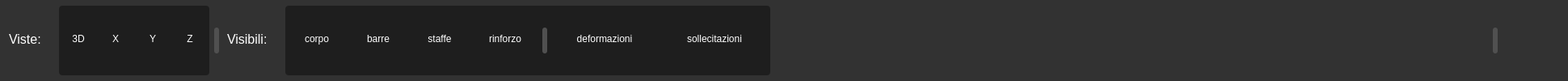
           <widget class="QFrame" name="frame_19">
            <property name="styleSheet">
             <string notr="true">background-color: rgb(50,50,50);
border-bottom: none; /* opzionale se vuoi solo il bordo in basso */
border-top-left-radius: 4px;
border-top-right-radius: 4px;
</string>
            </property>
            <property name="frameShape">
             <enum>QFrame::StyledPanel</enum>
            </property>
            <property name="frameShadow">
             <enum>QFrame::Raised</enum>
            </property>
            <layout class="QHBoxLayout" name="horizontalLayout_35">
             <property name="leftMargin">
              <number>7</number>
             </property>
             <property name="topMargin">
              <number>7</number>
             </property>
             <property name="rightMargin">
              <number>7</number>
             </property>
             <property name="bottomMargin">
              <number>7</number>
             </property>
             <item>
              <widget class="QLabel" name="label_233">
               <property name="minimumSize">
                <size>
                 <width>60</width>
                 <height>32</height>
                </size>
               </property>
               <property name="maximumSize">
                <size>
                 <width>60</width>
                 <height>16777215</height>
                </size>
               </property>
               <property name="font">
                <font>
                 <family>Segoe UI</family>
                 <pointsize>12</pointsize>
                 <weight>50</weight>
                 <italic>false</italic>
                 <bold>false</bold>
                </font>
               </property>
               <property name="layoutDirection">
                <enum>Qt::LeftToRight</enum>
               </property>
               <property name="styleSheet">
                <string notr="true">font:400 12pt &quot;Segoe UI&quot;;
color: rgb(255,255,255);
padding-bottom: 4px;</string>
               </property>
               <property name="text">
                <string>Viste:</string>
               </property>
               <property name="alignment">
                <set>Qt::AlignLeading|Qt::AlignLeft|Qt::AlignVCenter</set>
               </property>
              </widget>
             </item>
             <item>
              <widget class="QWidget" name="widget_18" native="true">
               <property name="styleSheet">
                <string notr="true">background-color: rgb(30,30,30);
border-radius: 4px</string>
               </property>
               <layout class="QHBoxLayout" name="horizontalLayout_26">
                <property name="leftMargin">
                 <number>4</number>
                </property>
                <property name="topMargin">
                 <number>4</number>
                </property>
                <property name="rightMargin">
                 <number>4</number>
                </property>
                <property name="bottomMargin">
                 <number>4</number>
                </property>
                <item>
                 <widget class="QPushButton" name="btn_beam_3d">
                  <property name="sizePolicy">
                   <sizepolicy hsizetype="Fixed" vsizetype="Fixed">
                    <horstretch>0</horstretch>
                    <verstretch>0</verstretch>
                   </sizepolicy>
                  </property>
                  <property name="minimumSize">
                   <size>
                    <width>40</width>
                    <height>32</height>
                   </size>
                  </property>
                  <property name="maximumSize">
                   <size>
                    <width>40</width>
                    <height>32</height>
                   </size>
                  </property>
                  <property name="styleSheet">
                   <string notr="true">QPushButton{
    font:400 12pt &quot;Segoe UI&quot;;
    color: rgb(255,255,255);
	padding-bottom: 4px;
	border-radius:4px;
	border: none
}
QPushButton:hover {
    background-color: rgb(40,40,40);
	border: 1px solid rgb(120,120,120);
}
QPushButton:checked {
    background-color: rgb(50,50,50);
}</string>
                  </property>
                  <property name="text">
                   <string>3D</string>
                  </property>
                  <property name="iconSize">
                   <size>
                    <width>35</width>
                    <height>35</height>
                   </size>
                  </property>
                 </widget>
                </item>
                <item>
                 <widget class="QPushButton" name="btn_beam_yz">
                  <property name="sizePolicy">
                   <sizepolicy hsizetype="Fixed" vsizetype="Fixed">
                    <horstretch>0</horstretch>
                    <verstretch>0</verstretch>
                   </sizepolicy>
                  </property>
                  <property name="minimumSize">
                   <size>
                    <width>40</width>
                    <height>32</height>
                   </size>
                  </property>
                  <property name="maximumSize">
                   <size>
                    <width>40</width>
                    <height>32</height>
                   </size>
                  </property>
                  <property name="styleSheet">
                   <string notr="true">QPushButton{
    font:400 12pt &quot;Segoe UI&quot;;
    color: rgb(255,255,255);
	padding-bottom: 4px;
	border-radius:4px;
	border: none
}
QPushButton:hover {
    background-color: rgb(40,40,40);
	border: 1px solid rgb(120,120,120);
}
QPushButton:checked {
    background-color: rgb(50,50,50);
}</string>
                  </property>
                  <property name="text">
                   <string>X</string>
                  </property>
                  <property name="iconSize">
                   <size>
                    <width>35</width>
                    <height>35</height>
                   </size>
                  </property>
                 </widget>
                </item>
                <item>
                 <widget class="QPushButton" name="btn_beam_xz">
                  <property name="sizePolicy">
                   <sizepolicy hsizetype="Fixed" vsizetype="Fixed">
                    <horstretch>0</horstretch>
                    <verstretch>0</verstretch>
                   </sizepolicy>
                  </property>
                  <property name="minimumSize">
                   <size>
                    <width>40</width>
                    <height>32</height>
                   </size>
                  </property>
                  <property name="maximumSize">
                   <size>
                    <width>40</width>
                    <height>32</height>
                   </size>
                  </property>
                  <property name="styleSheet">
                   <string notr="true">QPushButton{
    font:400 12pt &quot;Segoe UI&quot;;
    color: rgb(255,255,255);
	padding-bottom: 4px;
	border-radius:4px;
	border: none
}
QPushButton:hover {
    background-color: rgb(40,40,40);
	border: 1px solid rgb(120,120,120);
}
QPushButton:checked {
    background-color: rgb(50,50,50);
}</string>
                  </property>
                  <property name="text">
                   <string>Y</string>
                  </property>
                  <property name="iconSize">
                   <size>
                    <width>35</width>
                    <height>35</height>
                   </size>
                  </property>
                 </widget>
                </item>
                <item>
                 <widget class="QPushButton" name="btn_beam_xy">
                  <property name="sizePolicy">
                   <sizepolicy hsizetype="Fixed" vsizetype="Fixed">
                    <horstretch>0</horstretch>
                    <verstretch>0</verstretch>
                   </sizepolicy>
                  </property>
                  <property name="minimumSize">
                   <size>
                    <width>40</width>
                    <height>32</height>
                   </size>
                  </property>
                  <property name="maximumSize">
                   <size>
                    <width>40</width>
                    <height>32</height>
                   </size>
                  </property>
                  <property name="styleSheet">
                   <string notr="true">QPushButton{
    font:400 12pt &quot;Segoe UI&quot;;
    color: rgb(255,255,255);
	padding-bottom: 4px;
	border-radius:4px;
	border: none
}
QPushButton:hover {
    background-color: rgb(40,40,40);
	border: 1px solid rgb(120,120,120);
}
QPushButton:checked {
    background-color: rgb(50,50,50);
}
</string>
                  </property>
                  <property name="text">
                   <string>Z</string>
                  </property>
                  <property name="iconSize">
                   <size>
                    <width>35</width>
                    <height>35</height>
                   </size>
                  </property>
                 </widget>
                </item>
               </layout>
              </widget>
             </item>
             <item>
              <widget class="QWidget" name="widget_39" native="true">
               <property name="minimumSize">
                <size>
                 <width>6</width>
                 <height>32</height>
                </size>
               </property>
               <property name="maximumSize">
                <size>
                 <width>6</width>
                 <height>32</height>
                </size>
               </property>
               <property name="styleSheet">
                <string notr="true">background-color: rgb(80,80,80);
border-radius:3px</string>
               </property>
              </widget>
             </item>
             <item>
              <widget class="QLabel" name="label_234">
               <property name="minimumSize">
                <size>
                 <width>70</width>
                 <height>32</height>
                </size>
               </property>
               <property name="maximumSize">
                <size>
                 <width>70</width>
                 <height>16777215</height>
                </size>
               </property>
               <property name="font">
                <font>
                 <family>Segoe UI</family>
                 <pointsize>12</pointsize>
                 <weight>50</weight>
                 <italic>false</italic>
                 <bold>false</bold>
                </font>
               </property>
               <property name="layoutDirection">
                <enum>Qt::LeftToRight</enum>
               </property>
               <property name="styleSheet">
                <string notr="true">font:400 12pt &quot;Segoe UI&quot;;
color: rgb(255,255,255);
padding-bottom: 4px;</string>
               </property>
               <property name="text">
                <string>Visibili:</string>
               </property>
               <property name="alignment">
                <set>Qt::AlignLeading|Qt::AlignLeft|Qt::AlignVCenter</set>
               </property>
              </widget>
             </item>
             <item>
              <widget class="QWidget" name="widget_21" native="true">
               <property name="styleSheet">
                <string notr="true">background-color: rgb(30,30,30);
border-radius: 4px</string>
               </property>
               <layout class="QHBoxLayout" name="horizontalLayout_27">
                <property name="leftMargin">
                 <number>4</number>
                </property>
                <property name="topMargin">
                 <number>4</number>
                </property>
                <property name="rightMargin">
                 <number>4</number>
                </property>
                <property name="bottomMargin">
                 <number>4</number>
                </property>
                <item>
                 <widget class="QPushButton" name="btn_beam_corpo">
                  <property name="sizePolicy">
                   <sizepolicy hsizetype="Fixed" vsizetype="Fixed">
                    <horstretch>0</horstretch>
                    <verstretch>0</verstretch>
                   </sizepolicy>
                  </property>
                  <property name="minimumSize">
                   <size>
                    <width>70</width>
                    <height>32</height>
                   </size>
                  </property>
                  <property name="maximumSize">
                   <size>
                    <width>70</width>
                    <height>32</height>
                   </size>
                  </property>
                  <property name="styleSheet">
                   <string notr="true">QPushButton{
    font:400 12pt &quot;Segoe UI&quot;;
    color: rgb(255,255,255);
	padding-bottom: 4px;
	border-radius:4px;
	border: none
}
QPushButton:hover {
    background-color: rgb(40,40,40);
	border: 1px solid rgb(120,120,120);
}
QPushButton:checked {
    background-color: rgb(50,50,50);
}</string>
                  </property>
                  <property name="text">
                   <string>corpo</string>
                  </property>
                  <property name="iconSize">
                   <size>
                    <width>35</width>
                    <height>35</height>
                   </size>
                  </property>
                 </widget>
                </item>
                <item>
                 <widget class="QPushButton" name="btn_beam_barre">
                  <property name="sizePolicy">
                   <sizepolicy hsizetype="Fixed" vsizetype="Fixed">
                    <horstretch>0</horstretch>
                    <verstretch>0</verstretch>
                   </sizepolicy>
                  </property>
                  <property name="minimumSize">
                   <size>
                    <width>70</width>
                    <height>32</height>
                   </size>
                  </property>
                  <property name="maximumSize">
                   <size>
                    <width>70</width>
                    <height>32</height>
                   </size>
                  </property>
                  <property name="styleSheet">
                   <string notr="true">QPushButton{
    font:400 12pt &quot;Segoe UI&quot;;
    color: rgb(255,255,255);
	padding-bottom: 4px;
	border-radius:4px;
	border: none
}
QPushButton:hover {
    background-color: rgb(40,40,40);
	border: 1px solid rgb(120,120,120);
}
QPushButton:checked {
    background-color: rgb(50,50,50);
}</string>
                  </property>
                  <property name="text">
                   <string>barre</string>
                  </property>
                  <property name="iconSize">
                   <size>
                    <width>35</width>
                    <height>35</height>
                   </size>
                  </property>
                 </widget>
                </item>
                <item>
                 <widget class="QPushButton" name="btn_beam_staffe">
                  <property name="sizePolicy">
                   <sizepolicy hsizetype="Fixed" vsizetype="Fixed">
                    <horstretch>0</horstretch>
                    <verstretch>0</verstretch>
                   </sizepolicy>
                  </property>
                  <property name="minimumSize">
                   <size>
                    <width>70</width>
                    <height>32</height>
                   </size>
                  </property>
                  <property name="maximumSize">
                   <size>
                    <width>70</width>
                    <height>32</height>
                   </size>
                  </property>
                  <property name="styleSheet">
                   <string notr="true">QPushButton{
    font:400 12pt &quot;Segoe UI&quot;;
    color: rgb(255,255,255);
	padding-bottom: 4px;
	border-radius:4px;
	border: none
}
QPushButton:hover {
    background-color: rgb(40,40,40);
	border: 1px solid rgb(120,120,120);
}
QPushButton:checked {
    background-color: rgb(50,50,50);
}</string>
                  </property>
                  <property name="text">
                   <string>staffe</string>
                  </property>
                  <property name="iconSize">
                   <size>
                    <width>35</width>
                    <height>35</height>
                   </size>
                  </property>
                 </widget>
                </item>
                <item>
                 <widget class="QPushButton" name="btn_beam_rinforzo">
                  <property name="sizePolicy">
                   <sizepolicy hsizetype="Fixed" vsizetype="Fixed">
                    <horstretch>0</horstretch>
                    <verstretch>0</verstretch>
                   </sizepolicy>
                  </property>
                  <property name="minimumSize">
                   <size>
                    <width>80</width>
                    <height>32</height>
                   </size>
                  </property>
                  <property name="maximumSize">
                   <size>
                    <width>80</width>
                    <height>32</height>
                   </size>
                  </property>
                  <property name="styleSheet">
                   <string notr="true">QPushButton{
    font:400 12pt &quot;Segoe UI&quot;;
    color: rgb(255,255,255);
	padding-bottom: 4px;
	border-radius:4px;
	border: none
}
QPushButton:hover {
    background-color: rgb(40,40,40);
	border: 1px solid rgb(120,120,120);
}
QPushButton:checked {
    background-color: rgb(50,50,50);
}</string>
                  </property>
                  <property name="text">
                   <string>rinforzo</string>
                  </property>
                  <property name="iconSize">
                   <size>
                    <width>35</width>
                    <height>35</height>
                   </size>
                  </property>
                 </widget>
                </item>
                <item>
                 <widget class="QWidget" name="widget_40" native="true">
                  <property name="minimumSize">
                   <size>
                    <width>6</width>
                    <height>32</height>
                   </size>
                  </property>
                  <property name="maximumSize">
                   <size>
                    <width>6</width>
                    <height>32</height>
                   </size>
                  </property>
                  <property name="styleSheet">
                   <string notr="true">background-color: rgb(80,80,80);
border-radius:3px</string>
                  </property>
                 </widget>
                </item>
                <item>
                 <widget class="QPushButton" name="btn_beam_deformazioni">
                  <property name="sizePolicy">
                   <sizepolicy hsizetype="Fixed" vsizetype="Fixed">
                    <horstretch>0</horstretch>
                    <verstretch>0</verstretch>
                   </sizepolicy>
                  </property>
                  <property name="minimumSize">
                   <size>
                    <width>130</width>
                    <height>32</height>
                   </size>
                  </property>
                  <property name="maximumSize">
                   <size>
                    <width>130</width>
                    <height>32</height>
                   </size>
                  </property>
                  <property name="styleSheet">
                   <string notr="true">QPushButton{
    font:400 12pt &quot;Segoe UI&quot;;
    color: rgb(255,255,255);
	padding-bottom: 4px;
	border-radius:4px;
	border: none
}
QPushButton:hover {
    background-color: rgb(40,40,40);
	border: 1px solid rgb(120,120,120);
}
QPushButton:checked {
    background-color: rgb(50,50,50);
}</string>
                  </property>
                  <property name="text">
                   <string>deformazioni</string>
                  </property>
                  <property name="iconSize">
                   <size>
                    <width>35</width>
                    <height>35</height>
                   </size>
                  </property>
                 </widget>
                </item>
                <item>
                 <widget class="QPushButton" name="btn_beam_sollecitazioni">
                  <property name="sizePolicy">
                   <sizepolicy hsizetype="Fixed" vsizetype="Fixed">
                    <horstretch>0</horstretch>
                    <verstretch>0</verstretch>
                   </sizepolicy>
                  </property>
                  <property name="minimumSize">
                   <size>
                    <width>130</width>
                    <height>32</height>
                   </size>
                  </property>
                  <property name="maximumSize">
                   <size>
                    <width>130</width>
                    <height>32</height>
                   </size>
                  </property>
                  <property name="styleSheet">
                   <string notr="true">QPushButton{
    font:400 12pt &quot;Segoe UI&quot;;
    color: rgb(255,255,255);
	padding-bottom: 4px;
	border-radius:4px;
	border: none
}
QPushButton:hover {
    background-color: rgb(40,40,40);
	border: 1px solid rgb(120,120,120);
}
QPushButton:checked {
    background-color: rgb(40,40,40);
}
</string>
                  </property>
                  <property name="text">
                   <string>sollecitazioni</string>
                  </property>
                  <property name="iconSize">
                   <size>
                    <width>35</width>
                    <height>35</height>
                   </size>
                  </property>
                 </widget>
                </item>
               </layout>
              </widget>
             </item>
             <item>
              <spacer name="horizontalSpacer_38">
               <property name="orientation">
                <enum>Qt::Horizontal</enum>
               </property>
               <property name="sizeHint" stdset="0">
                <size>
                 <width>888</width>
                 <height>20</height>
                </size>
               </property>
              </spacer>
             </item>
             <item>
              <widget class="QWidget" name="widget_41" native="true">
               <property name="minimumSize">
                <size>
                 <width>6</width>
                 <height>32</height>
                </size>
               </property>
               <property name="maximumSize">
                <size>
                 <width>6</width>
                 <height>32</height>
                </size>
               </property>
               <property name="styleSheet">
                <string notr="true">background-color: rgb(80,80,80);
border-radius:3px</string>
               </property>
              </widget>
             </item>
             <item>
              <widget class="QPushButton" name="btn_beam_centra">
               <property name="sizePolicy">
                <sizepolicy hsizetype="Fixed" vsizetype="Fixed">
                 <horstretch>0</horstretch>
                 <verstretch>0</verstretch>
                </sizepolicy>
               </property>
               <property name="minimumSize">
                <size>
                 <width>34</width>
                 <height>32</height>
                </size>
               </property>
               <property name="maximumSize">
                <size>
                 <width>34</width>
                 <height>32</height>
                </size>
               </property>
               <property name="styleSheet">
                <string notr="true">QPushButton{
    font:400 12pt &quot;Segoe UI&quot;;
    color: rgb(255,255,255);
	border-radius:4px
}
QPushButton:hover {
    background-color: rgb(40,40,40);
	border: 1px solid rgb(120,120,120);
}
</string>
               </property>
               <property name="text">
                <string/>
               </property>
               <property name="icon">
                <iconset>
                 <normaloff>icone/quattro frecce.png</normaloff>icone/quattro frecce.png</iconset>
               </property>
               <property name="iconSize">
                <size>
                 <width>35</width>
                 <height>35</height>
                </size>
               </property>
              </widget>
             </item>
             <item>
              <widget class="QPushButton" name="btn_beam_rigenera">
               <property name="sizePolicy">
                <sizepolicy hsizetype="Fixed" vsizetype="Fixed">
                 <horstretch>0</horstretch>
                 <verstretch>0</verstretch>
                </sizepolicy>
               </property>
               <property name="minimumSize">
                <size>
                 <width>34</width>
                 <height>32</height>
                </size>
               </property>
               <property name="maximumSize">
                <size>
                 <width>34</width>
                 <height>32</height>
                </size>
               </property>
               <property name="styleSheet">
                <string notr="true">QPushButton{
    font:400 12pt &quot;Segoe UI&quot;;
    color: rgb(255,255,255);
	border-radius:4px
}
QPushButton:hover {
    background-color: rgb(40,40,40);
	border: 1px solid rgb(120,120,120);
}
</string>
               </property>
               <property name="text">
                <string/>
               </property>
               <property name="icon">
                <iconset>
                 <normaloff>icone/aggiorna.png</normaloff>icone/aggiorna.png</iconset>
               </property>
               <property name="iconSize">
                <size>
                 <width>37</width>
                 <height>37</height>
                </size>
               </property>
              </widget>
             </item>
            </layout>
           </widget>
